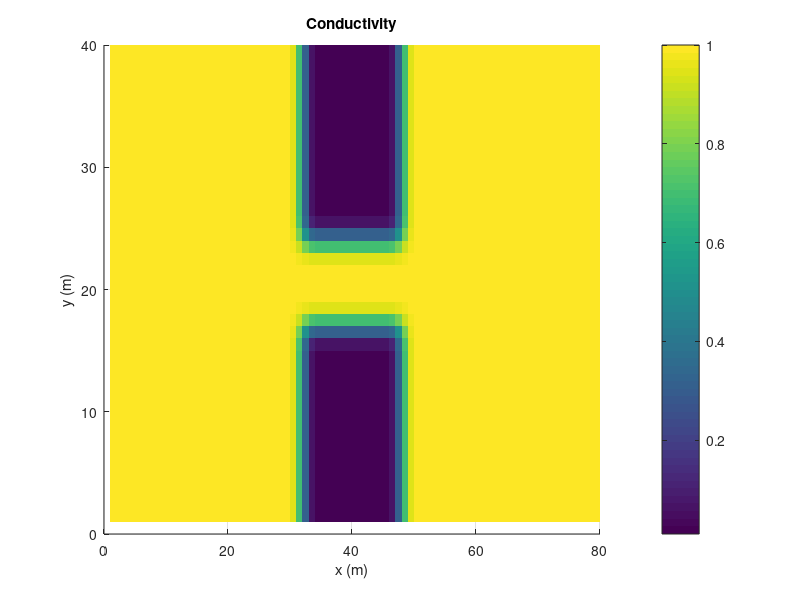
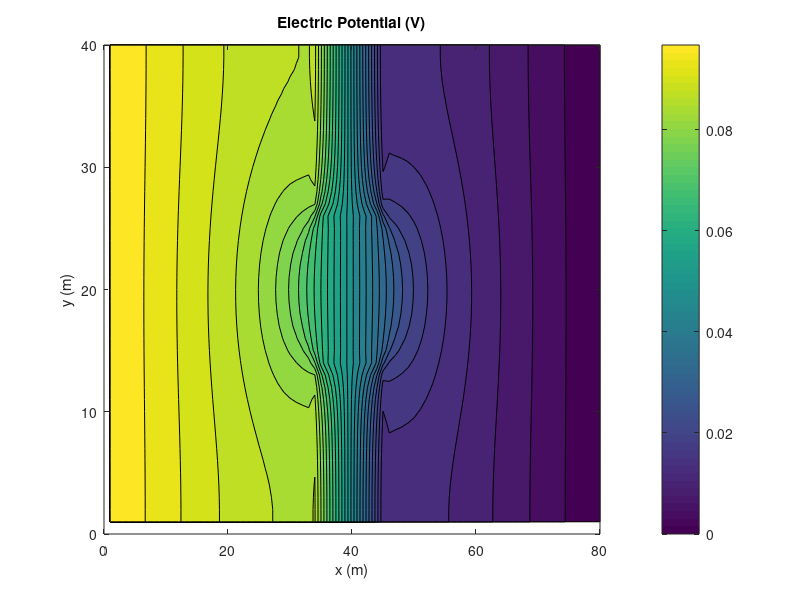
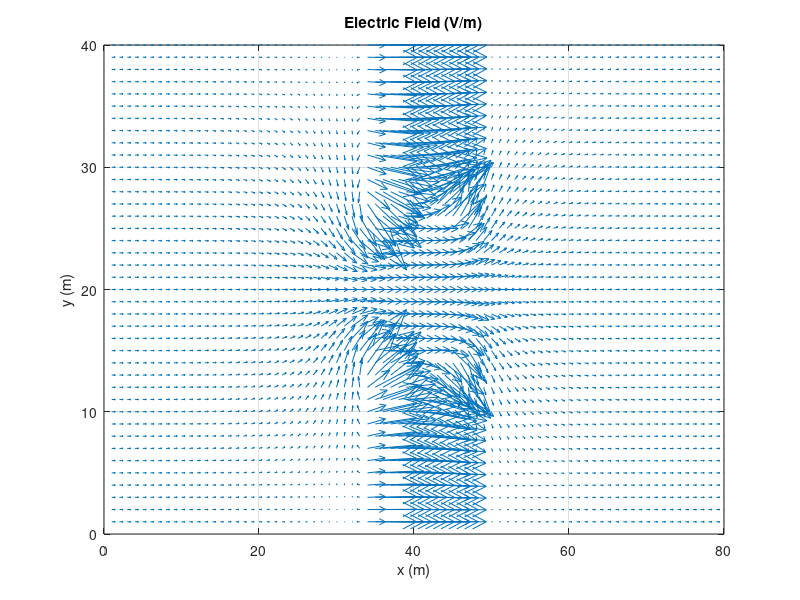

Reproduce these figures in MATLAB, in order.
function  Assignment3_Part2
clear
width = 1;
len = 2;
V0 = .1;
dx = 0.025; % Mesh spacing along x
dy = 0.025; % Mesh spacing along y
nx = ceil(len/dx); % Number of points along x
ny = ceil(width/dy); % Number of points along y
dx = len/nx;
dy = width/ny;
Lb = 0.4; % Length of the highly resistive regions
Wb = 0.4; % Width of the highly resistive regions
sigma = 1; % Nominal conductivity
sigma_insulating = 1e-2; % Conductivity in highly resistive regions

% Construct the C matrix:
C = sigma.*ones(ny,nx);
sigma_map = zeros(ny,nx);

for x=1:nx
    for y=1:ny
        xx = x*dx;
        yy = y*dy;
        
        % The resistivity is made high in the rectangular regions:
        if(xx <= (len+Lb)/2 && xx >= (len-Lb)/2 && (yy >= width-Wb || yy <= Wb))
            sigma_map(y,x) = sigma-sigma_insulating;
        end
    end
end


sigma_map = imgaussfilt(sigma_map, 1);
C = C - sigma_map;

%%


figure(5);
surf(C,'EdgeColor','none');
colorbar
view(0,90)
title('Conductivity');
xlim([0 ceil(len/dx)])
ylim([0 ceil(width/dy)])
xlabel('x (m)');
ylabel('y (m)');
grid on;

%%
G = zeros(nx*ny,nx*ny);
F = zeros(nx*ny,1);

dx2 = 1./(dx.^2);
dy2 = 1./(dy.^2);

for x=2:(nx-1)
    for y=2:(ny-1)
        index = mapCoordinate(x,y,nx);
        
        % Apply the equation derived earlier:
        G(index,index) = -2.*C(y,x).*(dx2 + dy2);
        G(index, mapCoordinate(x+1,y,nx)) = dx2.*(0.25.*(C(y,x+1) - C(y,x-1)) + C(y,x));
        G(index, mapCoordinate(x-1,y,nx)) = dx2.*(-0.25.*(C(y,x+1) - C(y,x-1)) + C(y,x));
        
        G(index, mapCoordinate(x,y+1,nx)) = dy2.*(0.25.*(C(y+1,x) - C(y-1,x)) + C(y,x));
        G(index, mapCoordinate(x,y-1,nx)) = dy2.*(-0.25.*(C(y+1,x) - C(y-1,x)) + C(y,x));
    end
end
for x=2:(nx-1)
    index = mapCoordinate(x,1,nx);
    G(index,index) = 1;
    G(index,mapCoordinate(x,2,nx)) = -1;
    F(index) = 0;
    
    index = mapCoordinate(x,ny,nx);
    G(index,index) = 1;
    G(index,mapCoordinate(x,ny-1,nx)) = -1;
    F(index) = 0;
end

% The vertical boundaries
for y=1:ny
    index = mapCoordinate(1,y,nx);
    G(index,index) = 1;
    F(index) = V0;
    
    index = mapCoordinate(nx,y,nx);
    G(index,index) = 1;
    F(index) = 0;
end

V = G\F;
V = reshape(V,[],ny)';

%%

figure(6);
contourf(V,30);
colorbar
view(0,90);
xlabel('x (m)');
ylabel('y (m)');
xlim([0 ceil(len/dx)])
ylim([0 ceil(width/dy)])
title('Electric Potential (V)');

figure(7);
[Ex,Ey] = gradient(-V);
quiver(Ex,Ey,5);
xlabel('x (m)');
ylabel('y (m)');
title('Electric Field (V/m)');
xlim([0 ceil(len/dx)])
ylim([0 ceil(width/dy)])
grid on;
end
function index = mapCoordinate(x,y,xn)

index = (y-1).*xn + x;

end

